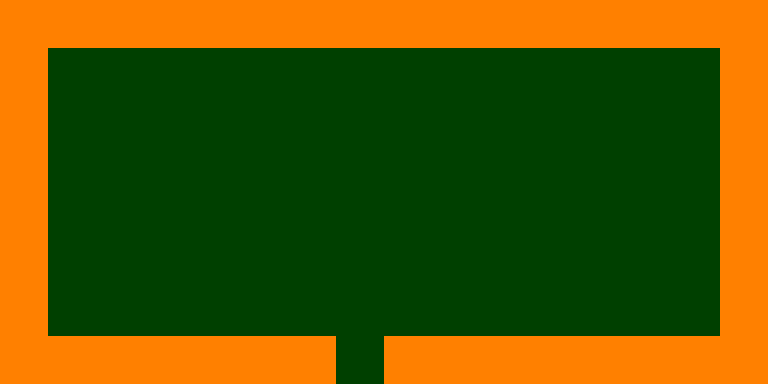

A 2D game scene composited from a Tiled map and its tileset images. What follows is a short description and the map's XML, with every tile layer's data as written:
An orthogonal 16x8 tile map with 48x48 px tiles, 1 tile layer (Tile Layer 1) and 1 object (Exit).

<map version="1.0" tiledversion="1.0.2" orientation="orthogonal" renderorder="right-down" width="16" height="8" tilewidth="48" tileheight="48" nextobjectid="7">
 <tileset firstgid="1" source="../Tilesets/Town.tsx" />
 <layer name="Tile Layer 1" width="16" height="8">
  <data encoding="csv">
2,2,2,2,2,2,2,2,2,2,2,2,2,2,2,2,
2,1,1,1,1,1,1,1,1,1,1,1,1,1,1,2,
2,1,1,1,1,1,1,1,1,1,1,1,1,1,1,2,
2,1,1,1,1,1,1,1,1,1,1,1,1,1,1,2,
2,1,1,1,1,1,1,1,1,1,1,1,1,1,1,2,
2,1,1,1,1,1,1,1,1,1,1,1,1,1,1,2,
2,1,1,1,1,1,1,1,1,1,1,1,1,1,1,2,
2,2,2,2,2,2,2,1,2,2,2,2,2,2,2,2
</data>
 </layer>
 <objectgroup name="Object Layer 1">
  <object id="2" name="Exit" type="Exit" x="336" y="336" width="48" height="48" />
 </objectgroup>
</map>
